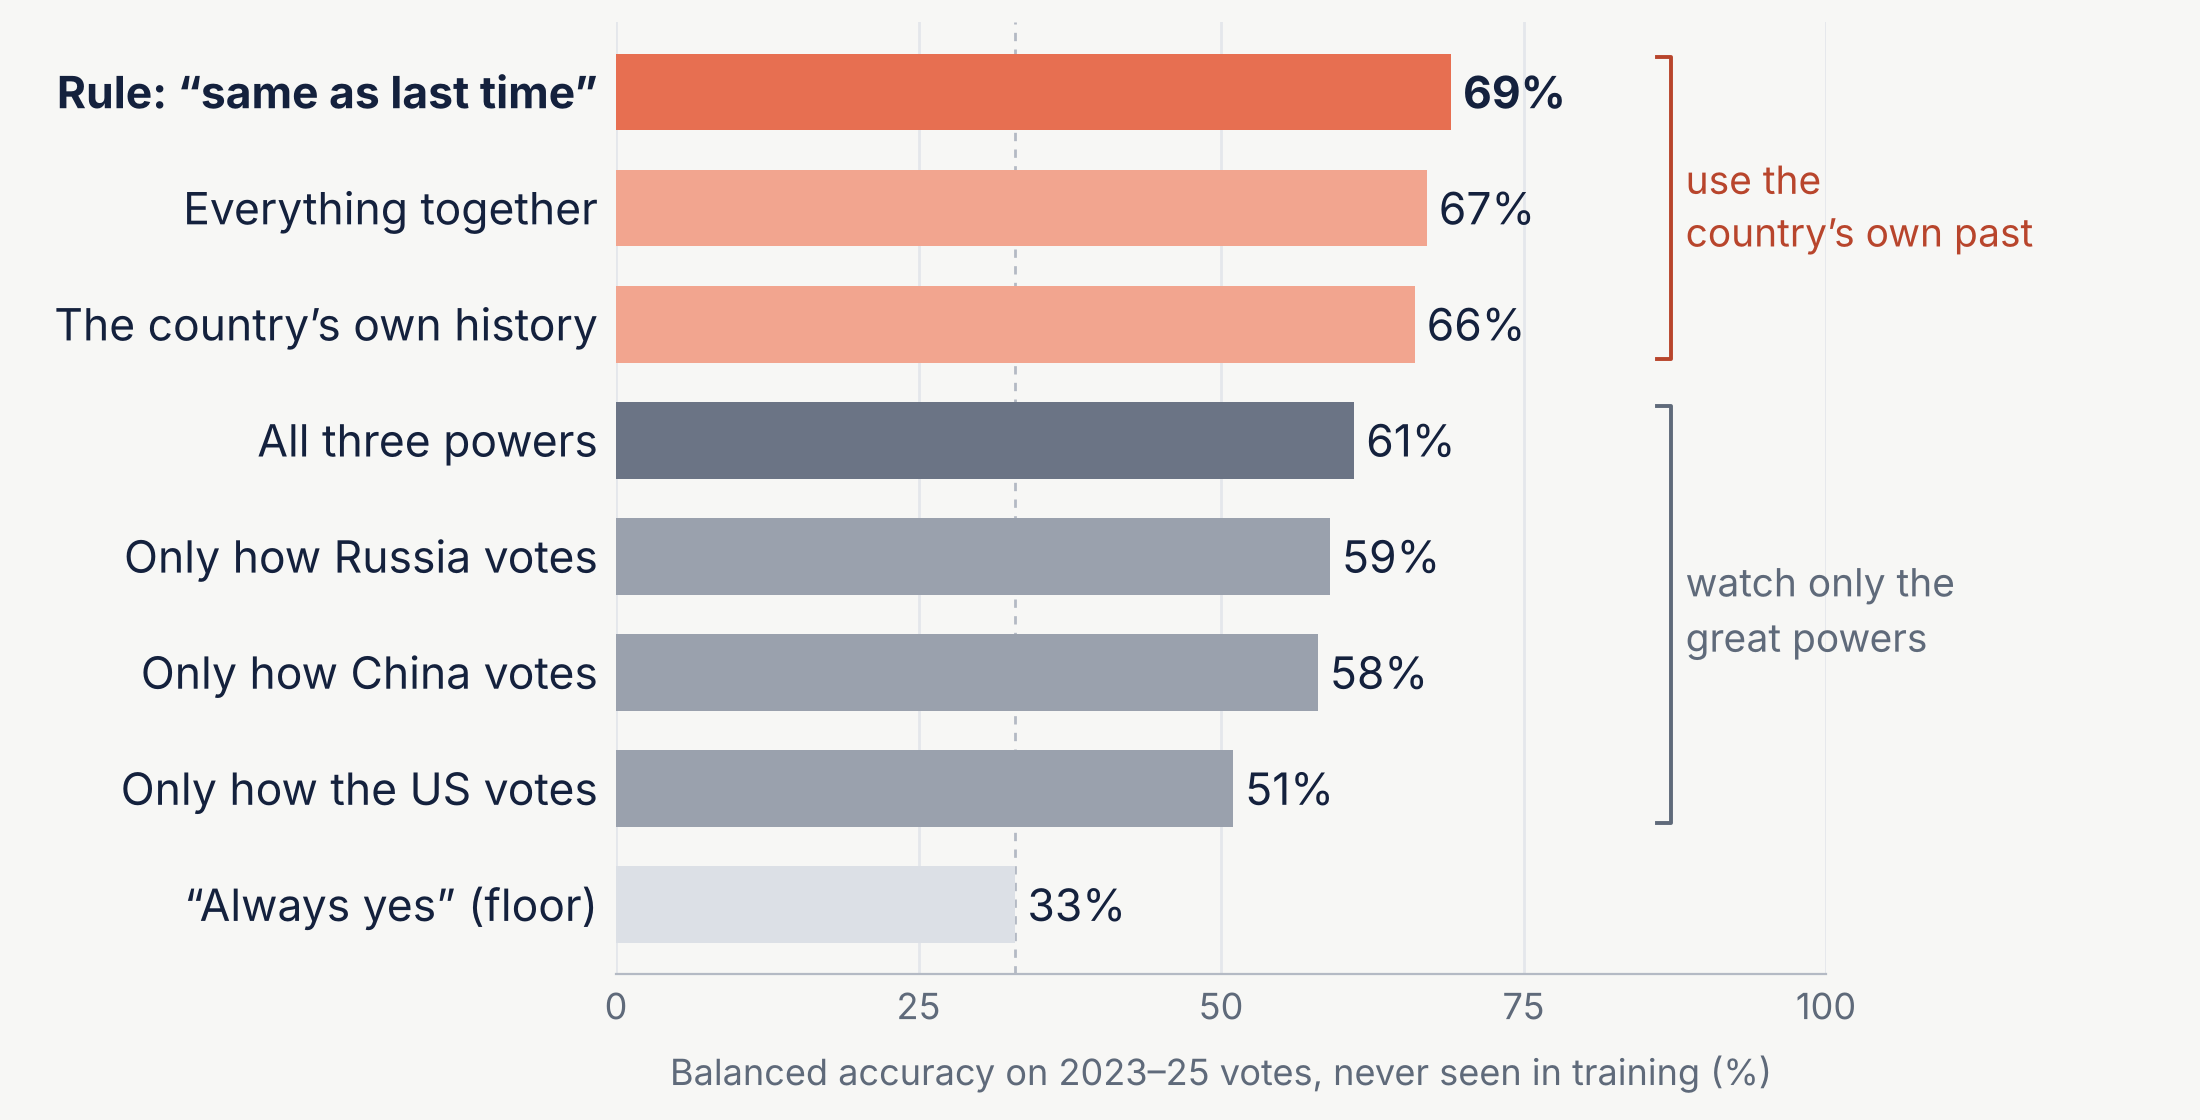

The script that drew this image:
"""Slide 27 - Cosa prevede meglio il voto di un membro.

Accuratezza bilanciata sulle votazioni 2023-25 (mai viste in addestramento), 103 membri.
I valori vengono dal modello (random forest e ablazioni) nel report di
atto3_livello2_non_allineati.py; qui si disegna solo il grafico.
Output: figure/slide27_model.png
"""
import base

# (etichetta, accuratezza bilanciata %, colore, in grassetto)
RISULTATI = [("Rule: “same as last time”", 69, "#E76F51", True),
             ("Everything together", 67, "#F2A58F", False),
             ("The country’s own history", 66, "#F2A58F", False),
             ("All three powers", 61, "#6B7485", False),
             ("Only how Russia votes", 59, base.GRIGIO, False),
             ("Only how China votes", 58, base.GRIGIO, False),
             ("Only how the US votes", 51, base.GRIGIO, False),
             ("“Always yes” (floor)", 33, "#DCE0E6", False)]

plt = base.stile()
NAVY = base.NAVY
fig, ax = base.nuova_figura(plt, 11, 5.6)
for y, (lab, v, c, grassetto) in zip(range(len(RISULTATI) - 1, -1, -1), RISULTATI):
    peso = "bold" if grassetto else "normal"
    ax.barh(y, v, height=.66, color=c, zorder=2)
    ax.text(v + 1, y, f"{v}%", va="center", fontsize=16, color=NAVY, fontweight=peso)
    ax.text(-1.5, y, lab, va="center", ha="right", fontsize=16, color=NAVY, fontweight=peso)


def parentesi(y1, y2, testo, colore):
    x = 86
    ax.plot([x, x + 1.2, x + 1.2, x], [y1 + .3, y1 + .3, y2 - .3, y2 - .3], color=colore, lw=1.4, clip_on=False)
    ax.text(x + 2.4, (y1 + y2) / 2, testo, va="center", ha="left", fontsize=14, color=colore, linespacing=1.2)


parentesi(7, 5, "use the\ncountry’s own past", base.CORALLO_TESTO)
parentesi(4, 1, "watch only the\ngreat powers", base.GRIGIO_TESTO)
ax.axvline(33, color=base.GRIGIO_ASSE, lw=1, ls=(0, (3, 3)), zorder=1)
ax.set_xlim(0, 100)
ax.set_ylim(-.6, 7.6)
base.asse_x_pulito(ax, [0, 25, 50, 75, 100])
ax.set_xlabel("Balanced accuracy on 2023–25 votes, never seen in training (%)",
              fontsize=13, color=base.GRIGIO_TESTO, labelpad=8)
fig.subplots_adjust(left=.28, right=.83, top=.98, bottom=.13)
base.salva(fig, "slide27_model.png")
